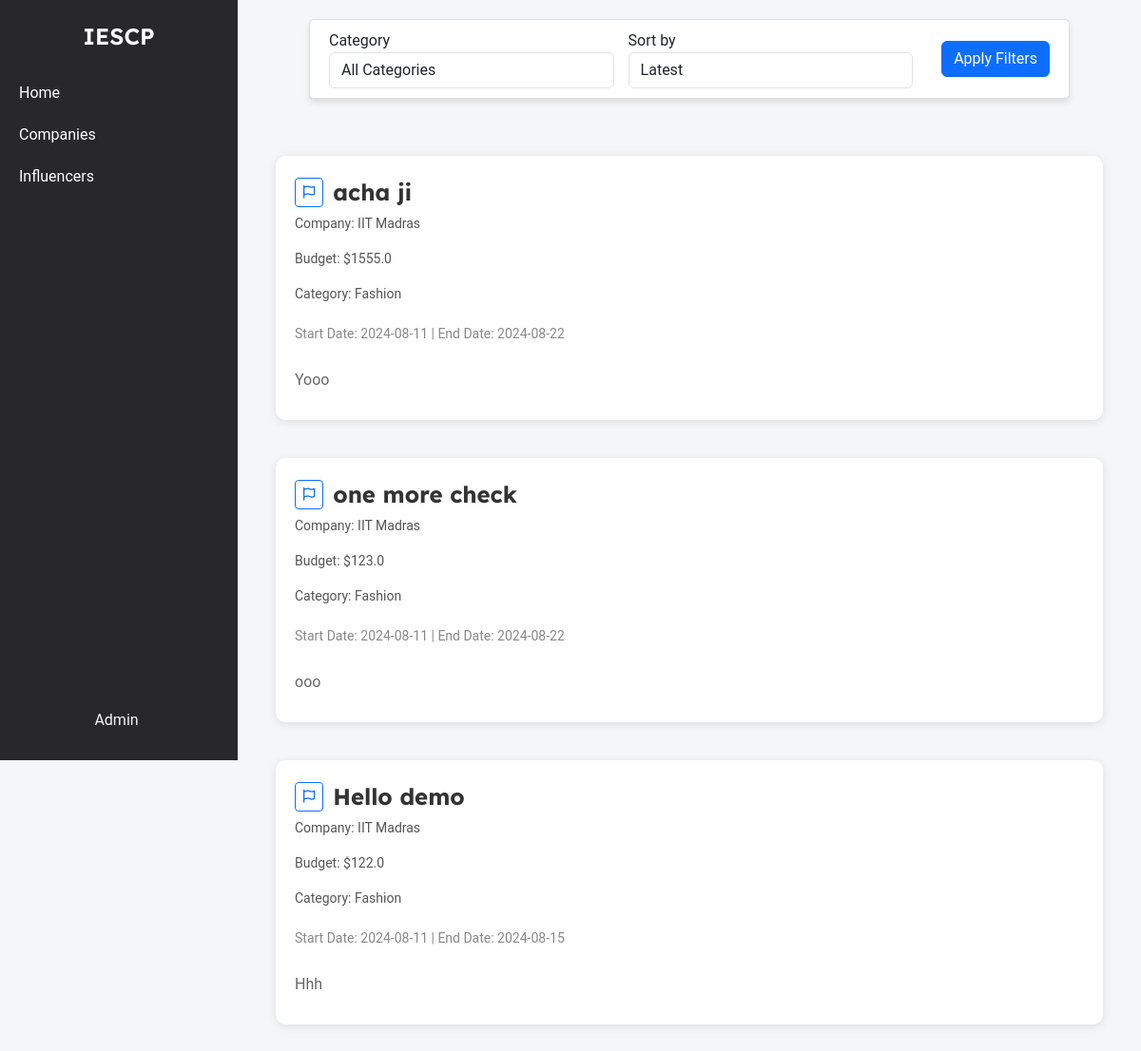
Page /admin/home (signed in) on the earlier database version.
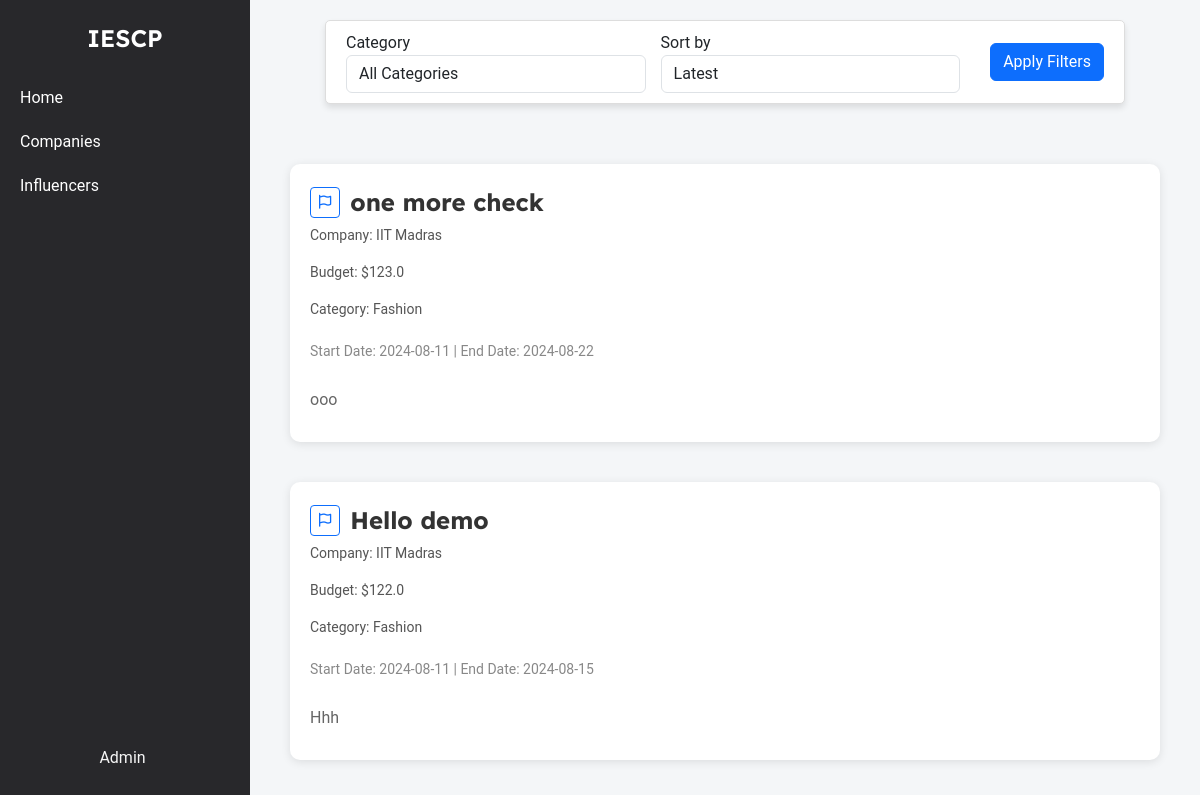
Same page on the later database version.
### models.py (models this page shows, shortened)
class Campaign(db.Model):
    __tablename__ = 'campaign'
    id = db.Column(db.Integer, primary_key=True)
    title = db.Column(db.String(200), nullable=False)
    description = db.Column(db.Text, nullable=False)
    budget = db.Column(db.Float, nullable=False)
    start_date = db.Column(db.Date, nullable=False)
    end_date = db.Column(db.Date, nullable=False)
    company_id = db.Column(db.Integer, db.ForeignKey('company.id'), nullable=False)
    admin_id = db.Column(db.Integer, db.ForeignKey('admin.id'), nullable=False, default=1)
    status = db.Column(db.String(50), nullable=False, default='pending')
    category = db.Column(db.String(255), nullable=False)
    created_at = db.Column(db.DateTime, nullable=False, default=datetime.utcnow)
    visibility = db.Column(db.String(50), nullable=False, default='public')
    influencers = db.relationship('Influencer', secondary=influencer_campaign_association, back_populates='campaigns')
    is_flag = db.Column(db.Boolean, nullable=False, default=False)

class Company(db.Model):
    __tablename__ = 'company'
    id = db.Column(db.Integer, primary_key=True)
    company_name = db.Column(db.String(100), nullable=False)
    username = db.Column(db.String(50), unique=True, nullable=False)
    email = db.Column(db.String(120), unique=True, nullable=False)
    password_hash = db.Column(db.String(128), nullable=False)
    phone_number = db.Column(db.String(20), nullable=False)
    address = db.Column(db.String(200), nullable=False)
    industry = db.Column(db.String(100), nullable=False)
    other_industry = db.Column(db.String(100), nullable=True)
    website = db.Column(db.String(200), nullable=False)
    description = db.Column(db.Text, nullable=False)
    social_media_link = db.Column(db.String(200), nullable=False)
    logo = db.Column(db.String(200), nullable=False)
    campaigns = db.relationship('Campaign', backref='company', lazy=True)

### admin_routes.py (the view)
@app.route('/admin/home')
@admin_auth_required
def admin_home():
    user = session.get('admin_id')
    selected_category = request.args.get('category', '')
    selected_sort = request.args.get('sort', 'latest')
    campaigns_query = Campaign.query.filter_by(visibility='public').filter(Campaign.is_flag == False).filter(Campaign.status != 'done')
    if selected_category:
        campaigns_query = campaigns_query.filter_by(category=selected_category)
    if selected_sort == 'oldest':
        campaigns = campaigns_query.order_by(Campaign.created_at.asc()).all()
    else:
        campaigns = campaigns_query.order_by(Campaign.created_at.desc()).all()
    categories = [
        "Fashion",
        "Beauty",
        "Fitness and health",
        "Travel",
        "Food and beverage",
        "Lifestyle",
        "Finance",
        "Automotive",
        "Entertainment",
        "Education",
        "Business",
        "Art and design",
        "Sports",
        "Sustainability and environmental",
        "Politics and social issues"
    ]
    return render_template('admin_home.html', campaigns=campaigns, categories=categories, selected_category=selected_category, selected_sort=selected_sort, user=user)

### admin_routes.py (called while the page is built)
def admin_auth_required(func):
    @wraps(func)
    def func4(*args, **kwargs):
        if 'admin_id' in session:
            return func(*args, **kwargs)
        else:
            flash("Please login first")
            return redirect(url_for('admin_login'))
    return func4

### templates/admin_home.html (shortened to what this page needs)
{% extends 'layout.html' %}
{% block content %}
    <div class="container-box">
        <div class="sidebar">
            <div class="logo">IESCP</div>
            <ul>
                <li><a href="{{ url_for('admin_home') }}">Home</a></li>
                <li><a href="{{url_for('admin_company_view')}}">Companies</a></li>
                <li><a href="{{ url_for('admin_influencer_view') }}}">Influencers</a></li>
            </ul>
            <div class="profile">
                <a href="{{ url_for('admin_dashboard') }}">
                    Admin
                </a>
            </div>
        </div>
        <div class="content">
            <div class="filter-container">
                <form method="GET" action="" class="form-inline">
                    <div class="form-group">
                        <label for="category" class="mr-2">Category</label>
                        <select name="category" id="category" class="form-control">
                            <option value="">All Categories</option>
                        </select>
                    </div>
                    <div class="form-group">
                        <label for="sort" class="mr-2">Sort by</label>
                        <select name="sort" id="sort" class="form-control">
                            <option value="latest" {% if selected_sort == 'latest' %}selected{% endif %}>Latest</option>
                        </select>
                    </div>
                    <button type="submit" class="btn btn-primary">Apply Filters</button>
                </form>
            </div>
            <div class="campaign-list">
                {% for campaign in campaigns %}
                    {% if not campaign.is_flag %}
                        <div class="campaign">
                            <div class="campaign-main-details">
                                <div class="campaign-title">
                                    <form method="POST" action="{{ url_for('flag_campaign', campaign_id=campaign.id) }}">
                                        <button type="submit" class="btn btn-outline-primary btn-sm">
                                            <i class="fa-regular fa-flag"></i>
                                        </button>
                                    </form>
                                    <a href="{{ url_for('admin_campaign_view', campaign_id=campaign.id) }}">{{ campaign.title }}</a>
                                </div>
                                <p class="campaign-company">Company: {{ campaign.company.company_name }}</p>
                                <p class="campaign-budget">Budget: ${{ campaign.budget }}</p>
                                <p class="campaign-category">Category: {{ campaign.category }}</p>
                                <p class="campaign-dates">Start Date: {{ campaign.start_date.strftime('%Y-%m-%d') }} | End Date: {{ campaign.end_date.strftime('%Y-%m-%d') }}</p>
                            </div>
                            <div class="campaign-details">
                                <p>{{ campaign.description }}</p>
                            </div>
                        </div>
                    {% endif %}
                {% endfor %}
            </div>
        </div>
    </div>
{% endblock %}

Differences in the rows shown:
no longer on this page (row edited): Campaign: title "acha ji", company.company_name "IIT Madras", budget "1555.0", category "Fashion", start_date "2024-08-11", end_date "2024-08-22", description "Yooo"
